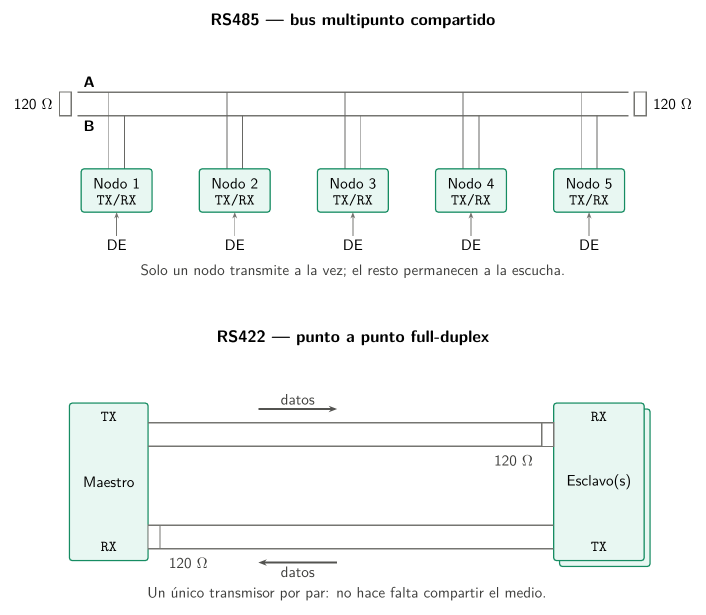
#> input picture Presentacion/fuentes/assets/diagrama_topologia_rs.png, 1412 x 1230 px (shown at 1/2 size)
$ python partir_topologias.py
#> lines starting #> are read from the running program, lines starting #| are printed output that depends on the picture
# -*- coding: utf-8 -*-
"""Parte el diagrama de topologias RS en sus dos mitades.

Apiladas dan una relacion de aspecto de 1,03: en una pantalla 16:9 eso obliga
a dejar la mitad del ancho sin usar. Por separado cada topologia ronda 2,5:1 y
llena el ancho completo, con la letra casi al doble de tamano.
"""
import os
from PIL import Image

HERE = os.path.dirname(os.path.abspath(__file__))
ASSETS = os.path.join(HERE, "assets")
SRC = os.path.join(ASSETS, "diagrama_topologia_rs.png")

im = Image.open(SRC).convert("RGB")
#> im is the input picture: PIL image 1412x1230 RGB; mean R, G, B 246, 248.2, 247.4
w, h = im.size
#> w = 1412; h = 1230
px = im.load()


def fila_blanca(y):
    for x in range(0, w, 3):
        r, g, b = px[x, y]
        if r < 245 or g < 245 or b < 245:
            return False
    return True


# Banda blanca mas ancha en el tercio central: ahi esta la junta.
mejor = (0, 0, 0)
y = int(h * 0.30)
#> y = 369
fin = int(h * 0.70)
#> fin = 861
while y < fin:
    if fila_blanca(y):
        y0 = y
        while y < fin and fila_blanca(y):
            y += 1
        if y - y0 > mejor[0]:
            mejor = (y - y0, y0, y)
    y += 1
#> after the loop, y = 861

alto, y0, y1 = mejor
#> alto = 104; y0 = 556; y1 = 660
corte = (y0 + y1) // 2
#> corte = 608
print("junta encontrada: %d px de alto, corte en y=%d de %d" % (alto, corte, h))
#| junta encontrada: 104 px de alto, corte en y=608 de 1230


def recorta(caja, nombre):
#> called with caja = (0, 0, 1412, 608), nombre = 'diagrama_topologia_rs485.png'
    sub = im.crop(caja)
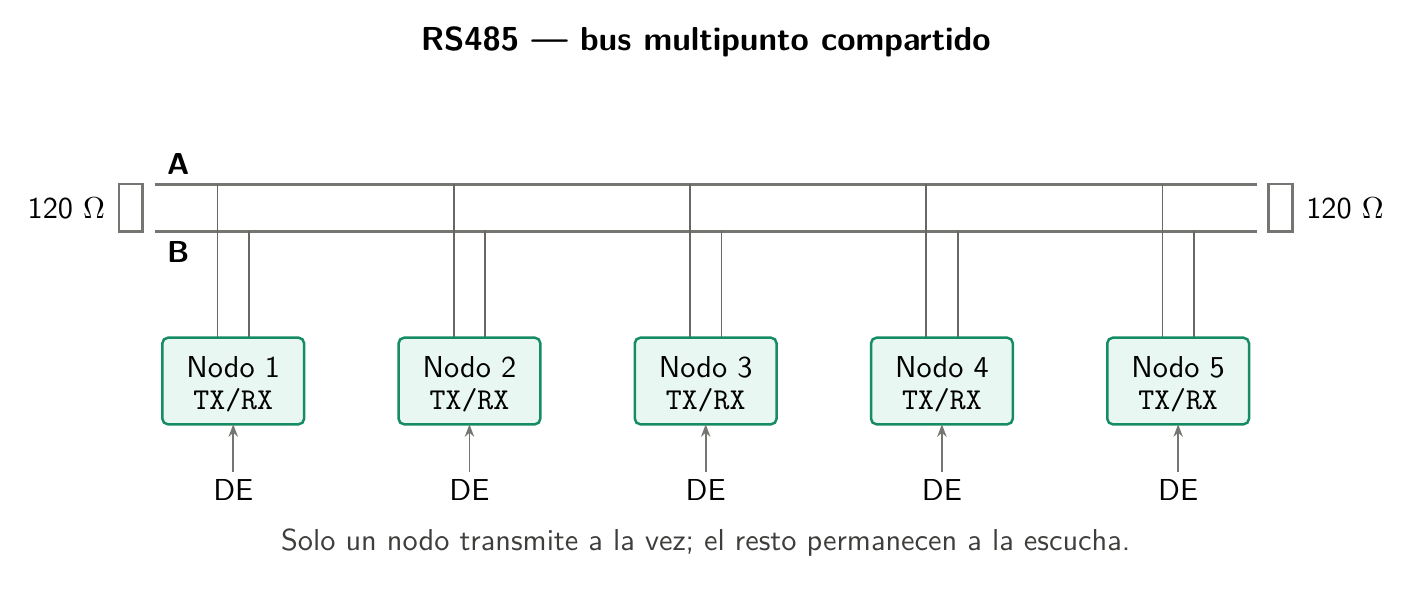
#> sub: PIL image 1412x608 RGB; mean R, G, B 246.1, 247.8, 247.2
    # se quita el blanco sobrante alrededor
    bbox = sub.convert("L").point(lambda v: 0 if v > 244 else 255).getbbox()
#> bbox = (30, 26, 1383, 556)
    if bbox:
        pad = 12
        sub = sub.crop((max(0, bbox[0] - pad), max(0, bbox[1] - pad),
                        min(sub.size[0], bbox[2] + pad),
                        min(sub.size[1], bbox[3] + pad)))
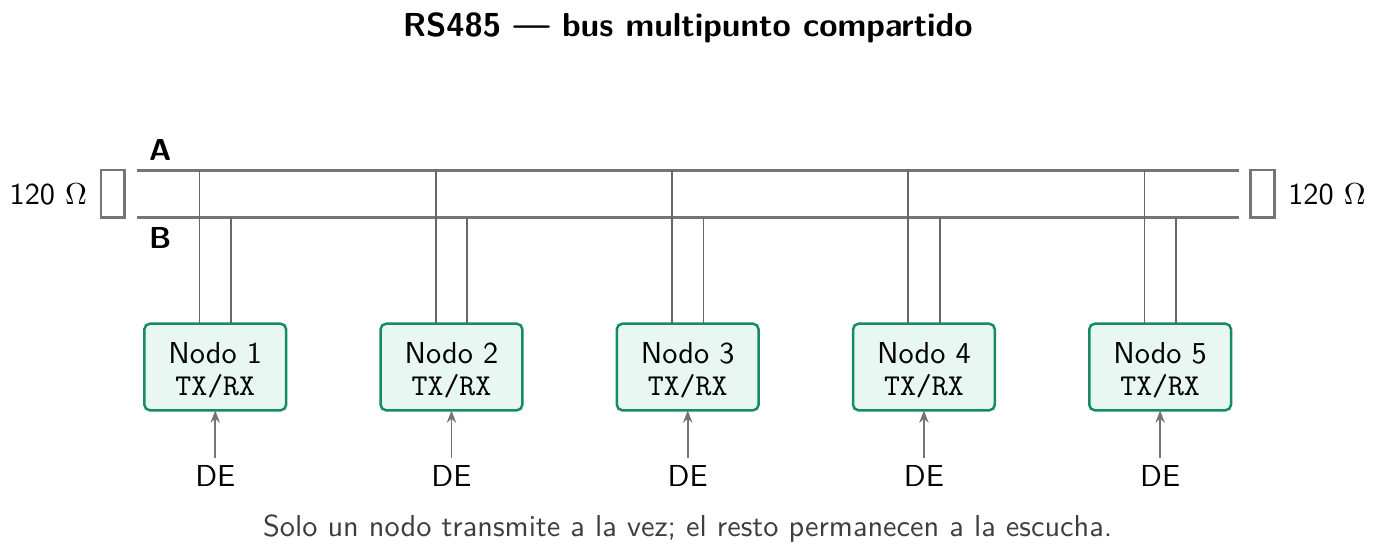
#> sub: PIL image 1377x554 RGB; mean R, G, B 245, 246.9, 246.2
    ruta = os.path.join(ASSETS, nombre)
    sub.save(ruta)
    print("%-38s %dx%d  AR=%.2f" % (nombre, sub.size[0], sub.size[1],
                                    sub.size[0] / sub.size[1]))
#| diagrama_topologia_rs485.png           1377x554  AR=2.49


recorta((0, 0, w, corte), "diagrama_topologia_rs485.png")
recorta((0, corte, w, h), "diagrama_topologia_rs422.png")
#> call 2 of recorta, with caja = (0, 608, 1412, 1230), nombre = 'diagrama_topologia_rs422.png'
#> in recorta (call 2), `sub = im.crop(caja)`:
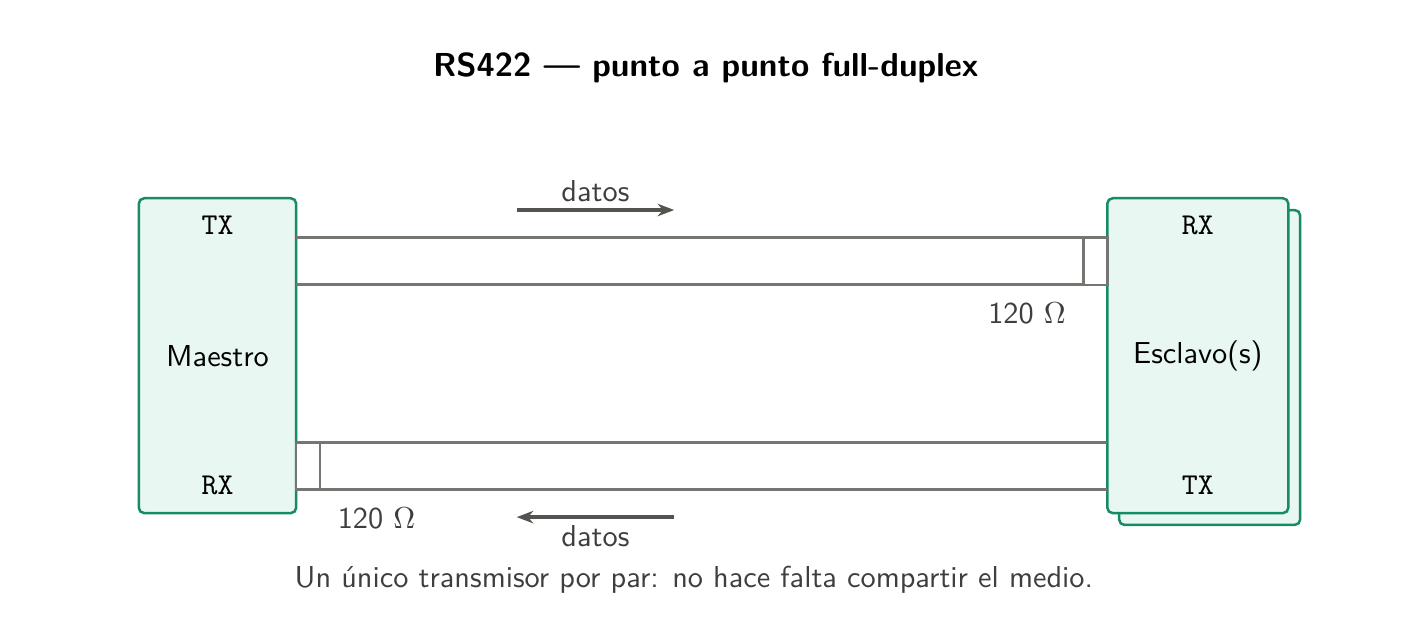
#> sub: PIL image 1412x622 RGB; mean R, G, B 245.9, 248.6, 247.6
#> in recorta (call 2), `bbox = sub.convert("L").point(lambda v: 0 if v > 244 else 255).getbbox()`: bbox = (137, 52, 1302, 593)
#> in recorta (call 2), `sub = sub.crop((max(0, bbox[0] - pad), max(0, bbox[1] - pad), min(sub...`:
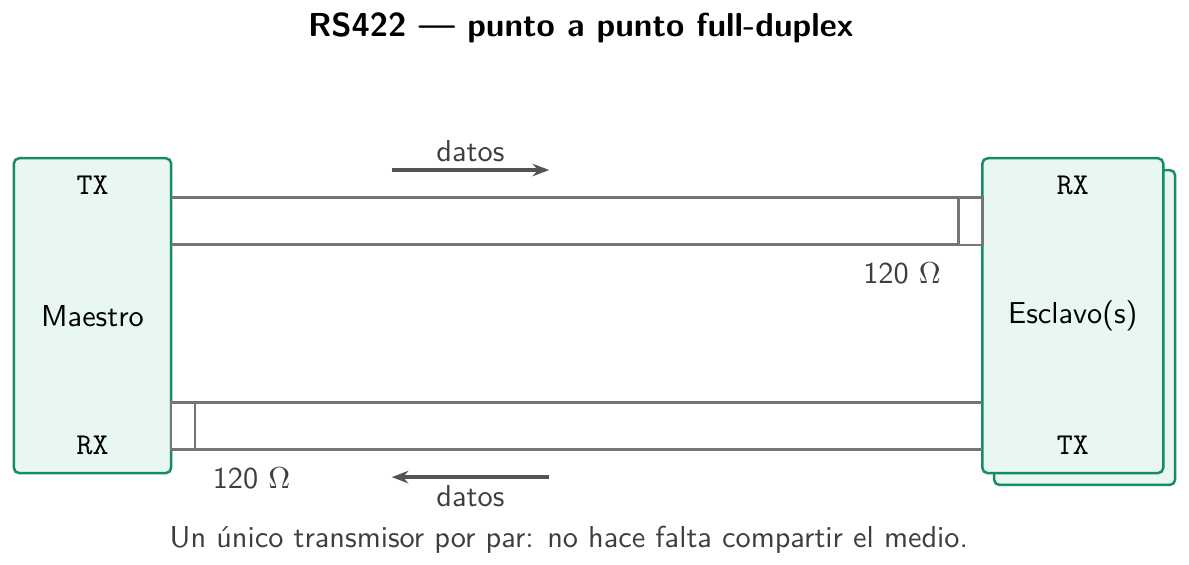
#> sub: PIL image 1189x565 RGB; mean R, G, B 243.2, 246.6, 245.3
#| diagrama_topologia_rs422.png           1189x565  AR=2.10
